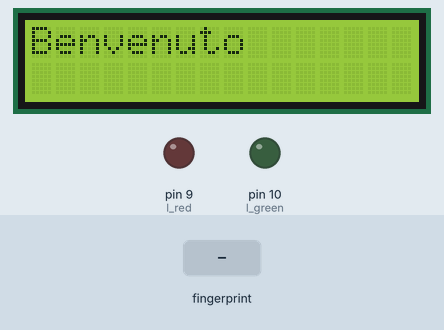
This sketch was run on a simulated Arduino Uno, built with avr-gcc and run on an emulated ATmega328P. On the bench: 16×2 character LCD, output pins drawn as LEDs (lit = HIGH). The test bench sets the inputs (shaded band). What the sketch prints to the serial monitor is not drawn.

Above: at 2.2 s.
2.3 s: finger stored as number 1 placed on the sensor
At 3.5 s:
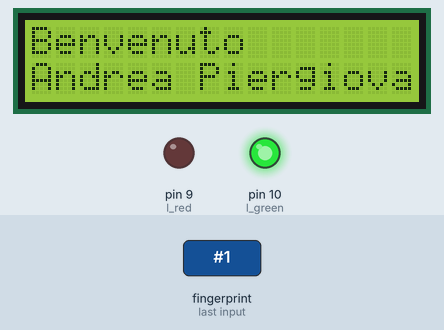
Timing chart, 0 to 5.3 s (numbered marks = the images above; inputs shaded):
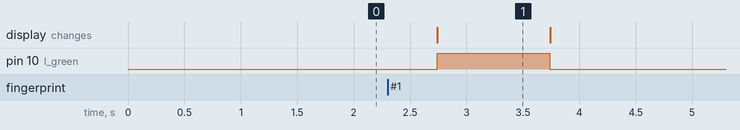

The sketch:

main.ino
```cpp
//Display lcd
#include <LiquidCrystal.h>
LiquidCrystal lcd(12, 11, 7, 6, 5, 4);

//Fingerprint
#include <Adafruit_Fingerprint.h>
#include <SoftwareSerial.h>
SoftwareSerial serial(2, 3);
Adafruit_Fingerprint finger = Adafruit_Fingerprint(&serial);

//Variabili
int fingerId;
String nameId = "";

//Leds
const int l_green = 10, l_red = 9;

void setup() {
  //Debug
  Serial.begin(9600);

  //Display
  lcd.begin(16, 2);
  lcd.print("Benvenuto");

  //Fingerprint
  finger.begin(57600);
  if(finger.verifyPassword()) {
    Serial.println("Found fingerprint sensor");
  } else {
    Serial.println("Fingerprint sensor not found :/");
    lcd.clear();
    lcd.print("Error");
    while(1) { delay(1); }
  }

  //Leds
  pinMode(l_green, OUTPUT);
  pinMode(l_red, OUTPUT);
}

//Read fingerprint
int ReadFinger() {
  uint8_t p = finger.getImage();
  if(p != FINGERPRINT_OK) { return -1; }
  p = finger.image2Tz();
  if(p != FINGERPRINT_OK) { return -1; }
  p = finger.fingerFastSearch();
  if(p != FINGERPRINT_OK) { return -2; }
  return finger.fingerID;
}

void onSuccess() {
  lcd.clear();
  lcd.setCursor(0, 0);
  lcd.print("Benvenuto");
  lcd.setCursor(0, 1);
  lcd.print(nameId);
  if(nameId == "Sconosciuto") {
    digitalWrite(l_red, HIGH);
  } else {
    digitalWrite(l_green, HIGH);
  }
  delay(1000);
  digitalWrite(l_red, LOW);
  digitalWrite(l_green, LOW);
}

void loop() {
  fingerId = ReadFinger();
  switch(fingerId) {
    case 1:
      nameId = "Andrea Piergiovanni";
      break;
    case 2:
      nameId = "Matteo Coccia";
      break;
    default:
      nameId = "Sconosciuto";
      break;
  }
  if(fingerId != -1) {
    onSuccess();
  }
  lcd.clear();
  lcd.setCursor(0, 0);
  lcd.print("Benvenuto");
  delay(100);
}
```

Measured:
- after the input at 2.3 s, pin 10 (l_green): LOW → HIGH after 0.44 s, → LOW 1.0 s later; the display: changes after 0.44 s (image 1)
- what the display in image 1 shows lasts 1.0 s, from 2.7 s to 3.7 s
